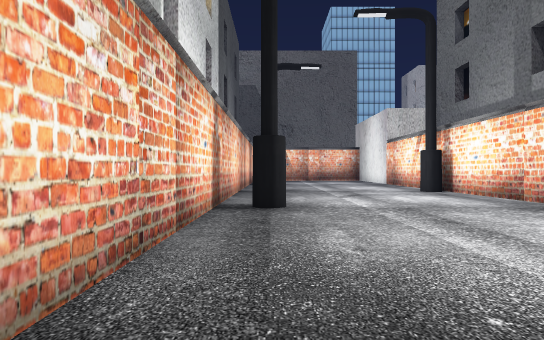
view 1 (above)

16 first-person views from a walk through a scene from a Unity 3-D project. The camera is 1.5 m above the floor, looks level and sees 75° across. The floor is counted in squares, 2 m on a side. Each view is taken from the middle of a square. On the plan, view 1 faces up. The plan holds only what a view shows up to about 11 squares ahead; the rest is blank. The place goes on beyond the plan. Some animated figures are not drawn.

view 2
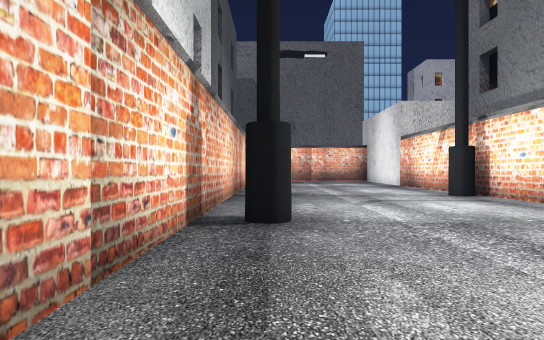

view 3
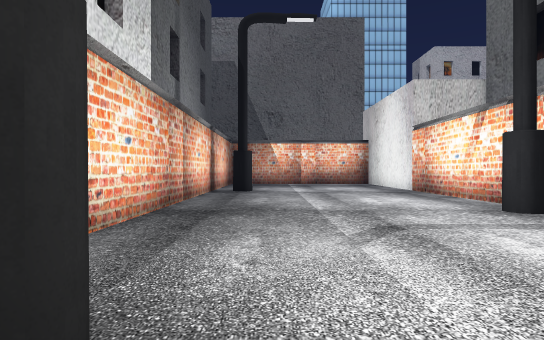

view 4
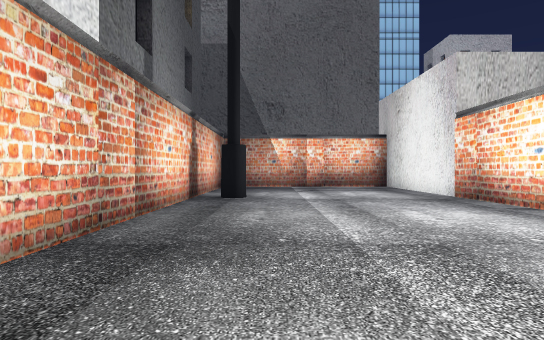

view 5
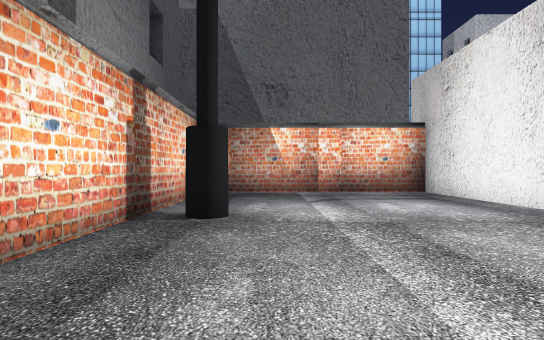

view 6
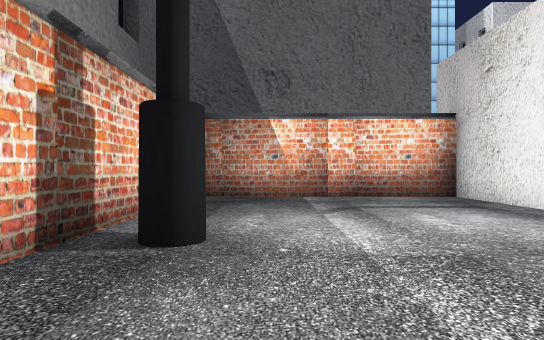

view 7
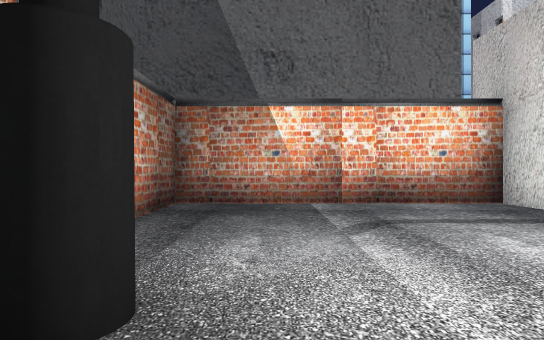

view 8
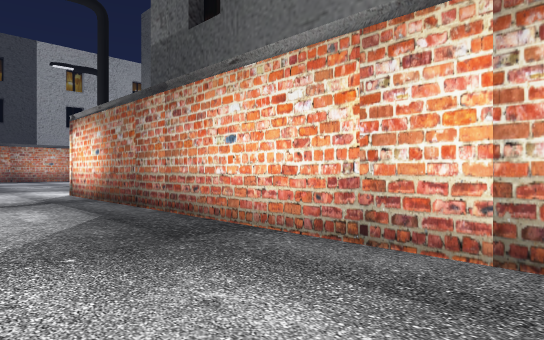

view 9
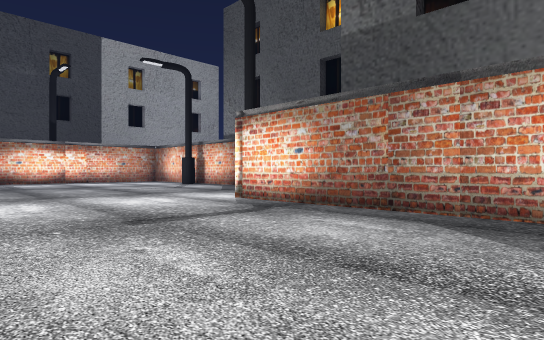

view 10
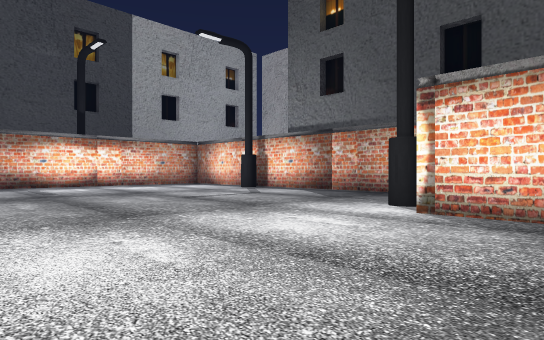

view 11
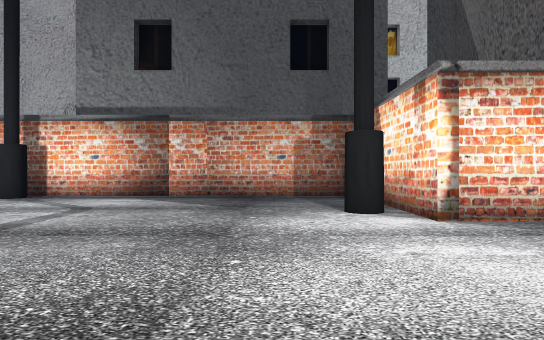

view 12
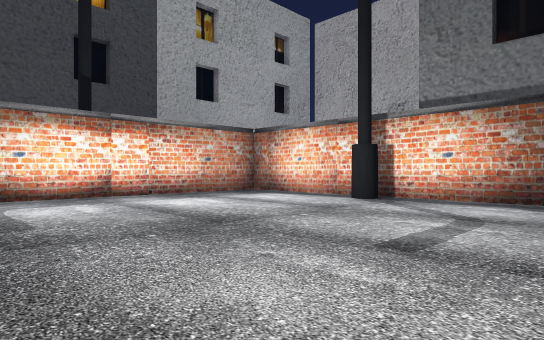

view 13
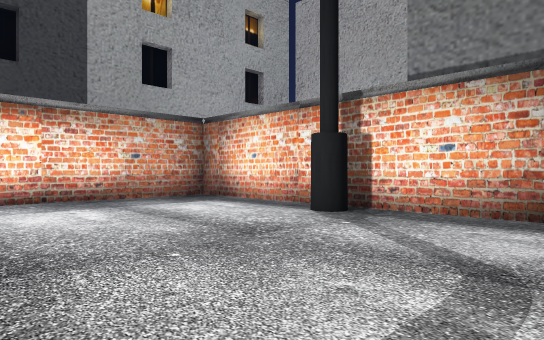

view 14
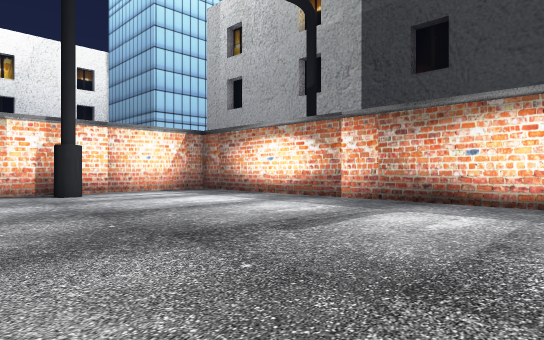

view 15
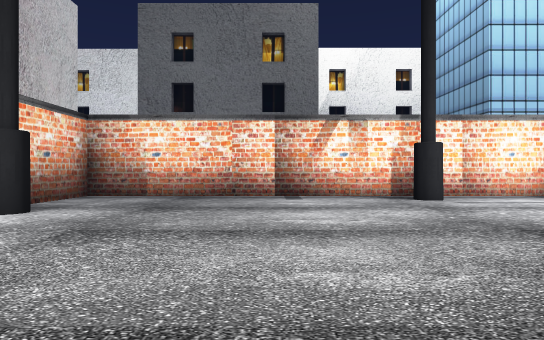

view 16
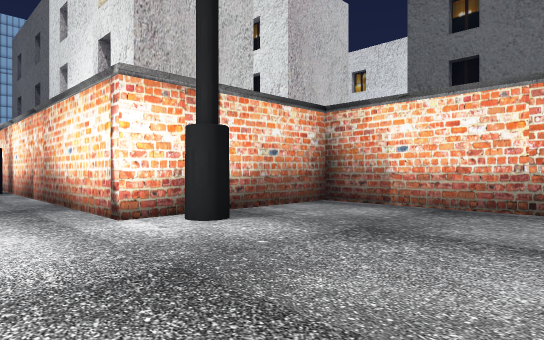

### Floor plan
Points are (right, up) in squares from view 1. A wall is a line through its corners. A room is listed if a view was taken in it or the views show most of it. See-through windows are left out.
Room 1 (views 1, 2, 3, 4, 5, 6, 7, 8, 9, 10, 11, 12, 13, 14, 15, 16)
walls: (-1.2, -4.4) (-1.2, -6.7) (-3.6, -6.7); (-1.2, 1.6) (-1.2, 0.5); (-6.2, -6.9) (-6.2, -21.2) (6.4, -21.2); (-1.2, 6.5) (-1.2, 5.4); (6.1, 7.9) (6.1, 24.9) (-1.2, 24.9) (-1.2, 23.9); (-1.2, 11.4) (-1.2, 10.4); (11.2, -19.9) (11.2, -6.7) (6.1, -6.7) (6.1, 1.4); (-1.2, 16.5) (-1.2, 15.4); (-1.2, 21.4) (-1.2, 20.4)
objects: other object (-8, -13) to (-7, -13); other object (-7, -8); other object (-3, 22) to (-2, 26); other object (-2, -4) to (-2, 0); other object (-2, 2) to (-2, 5); other object (-2, 7) to (-2, 10); other object (-2, 12) to (-2, 15); other object (-2, 17) to (-2, 20)

Where each view was taken, in squares from view 1:
view 1: 0 up, 0 right, facing up
view 2: 2 up, 0 right, facing up
view 3: 6 up, 1 right, facing up
view 4: 9 up, 1 right, facing up
view 5: 13 up, 1 right, facing up
view 6: 15 up, 1 right, facing up
view 7: 17 up, 1 right, facing up
view 8: 5 up, 2 right, facing down-left
view 9: 1 up, 5 right, facing down-left
view 10: 4 down, 5 right, facing down-left
view 11: 9 down, 4 right, facing left
view 12: 11 down, 3 right, facing down-left
view 13: 12 down, 0 right, facing down-left
view 14: 13 down, 1 left, facing down-right
view 15: 12 down, 1 right, facing right
view 16: 12 down, 4 right, facing up-right
